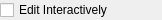
<?xml version="1.0" encoding="UTF-8"?>
<ui version="4.0">
 <class>SliderWidget</class>
 <widget class="QWidget" name="SliderWidget">
  <property name="geometry">
   <rect>
    <x>0</x>
    <y>0</y>
    <width>162</width>
    <height>16</height>
   </rect>
  </property>
  <property name="windowTitle">
   <string>Slider Widget</string>
  </property>
  <layout class="QVBoxLayout" name="verticalLayout">
   <property name="spacing">
    <number>1</number>
   </property>
   <property name="margin">
    <number>0</number>
   </property>
   <item>
    <widget class="QCheckBox" name="editInteractive_checkBox">
     <property name="text">
      <string>Edit Interactively</string>
     </property>
    </widget>
   </item>
  </layout>
 </widget>
 <resources/>
 <connections/>
</ui>
